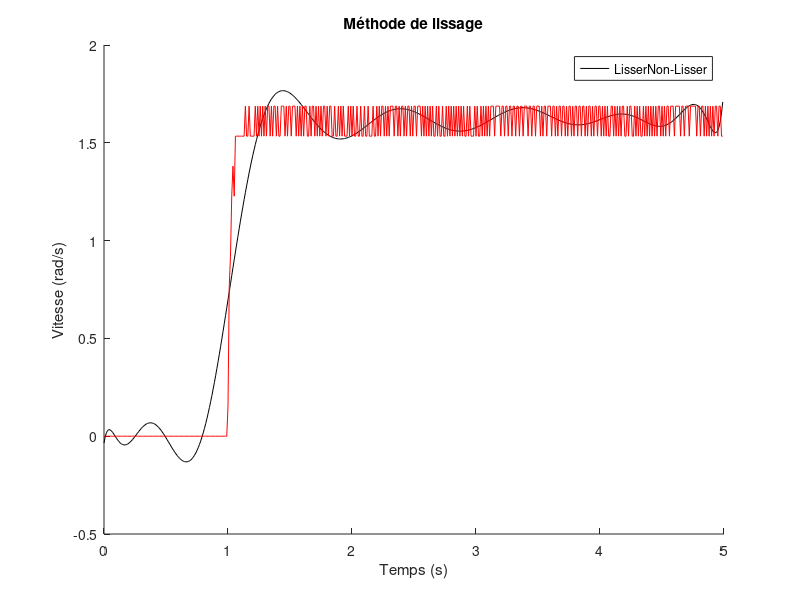
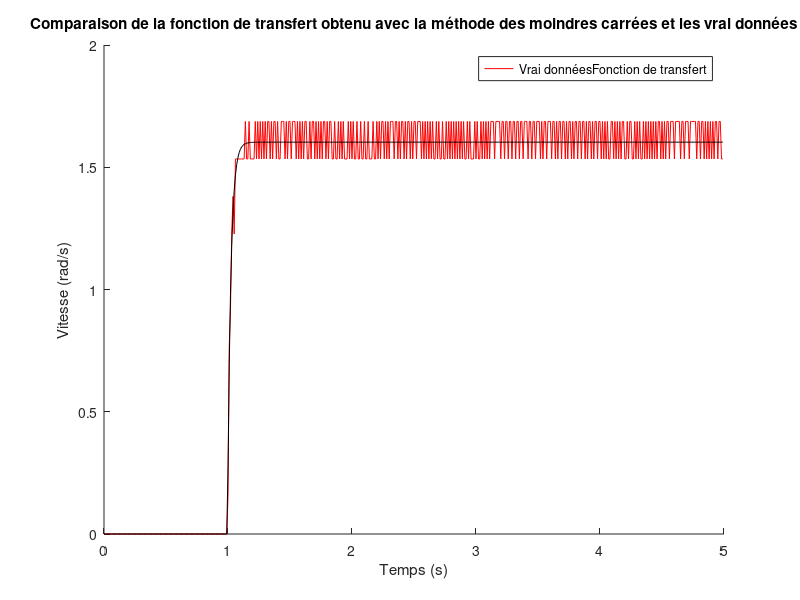

MATLAB code for these plots, in order: (Note: this script raises an error after producing the figures.)
clc
clear all
close all

%% Data start
load("data_1v_4-09_100hz.mat");
% Vm - entrée (tension)
% servo - angle de moteur
% omega_c - vitesse angulaire
% tsimu - temps de simulation

%% Lissage des courbes
omega_c = deg2rad(omega_c);

P = polyfit(tsimu(1:end-1), omega_c, 15);
Omega_c = polyval(P, tsimu(1:end-1));

% Plot pour montrer du lissage vs pas lisser
figure
hold on
plot(tsimu(1:end-1), Omega_c, 'black')
plot(tsimu(1:end-1), omega_c, 'red')
title("Méthode de lissage");
xlabel("Temps (s)");
ylabel("Vitesse (rad/s)");
legend(["Lisser", "Non-Lisser"]);

%% Calcul des coefficient Fonction de transfert
dT = tsimu(2);

Diff1 = diff(Omega_c(1:end,1))/dT;

Y_iden = Omega_c(1:end-1, 1);
X_iden = [Vm(1:end-2, 1), Diff1];

A_iden = pinv(X_iden)*Y_iden;

%% Mise en valeur
%Charge et engrenage
n_g = 0.9000;
K_g = 70;

%Partie électrique du moteur
k_m = 0.0076776;    % Nm/A
n_m = 0.69;
k_t = 0.0076830;    %V/(Rad/s)

%Partie mécanique du moteur
J_m = 3.9001*10^(-07);  %kg*m^2
J_eq = 0.0017728;   %kg*m^2

%Sphère
J_s = 4.1290*10^(-06);  % kg*m^2

%% Calculs
J_c = J_eq - ((K_g^2)*n_g*J_m)

R_m = (((-1)*A_iden(2))*K_g*n_g*n_m*k_t)/(A_iden(1)*J_eq)

B_eq = ((K_g*n_g*n_m*k_t)/(A_iden(1)*R_m))-((n_g*k_m*(K_g^2)*n_m*k_t)/R_m)

%% Graphique

sys = tf([A_iden(1)],[-1*A_iden(2) 1]);

y = lsim(sys,Vm(1:end-1),tsimu(1:end-1));

% Graphiques
figure
hold on
plot(tsimu(1:end-1),omega_c(1:end), 'red')
plot(tsimu(1:end-1), y, 'black')
title("Comparaison de la fonction de transfert obtenu avec la méthode des moindres carrées et les vrai données");
xlabel("Temps (s)");
ylabel("Vitesse (rad/s)");
legend(["Vrai données", "Fonction de transfert"]);

%% Save les valeurs 
Path = which("Identification.m");
Path = strrep(Path, 'Identification.m', 'Valeurs.mat');
save(Path, "-mat");













